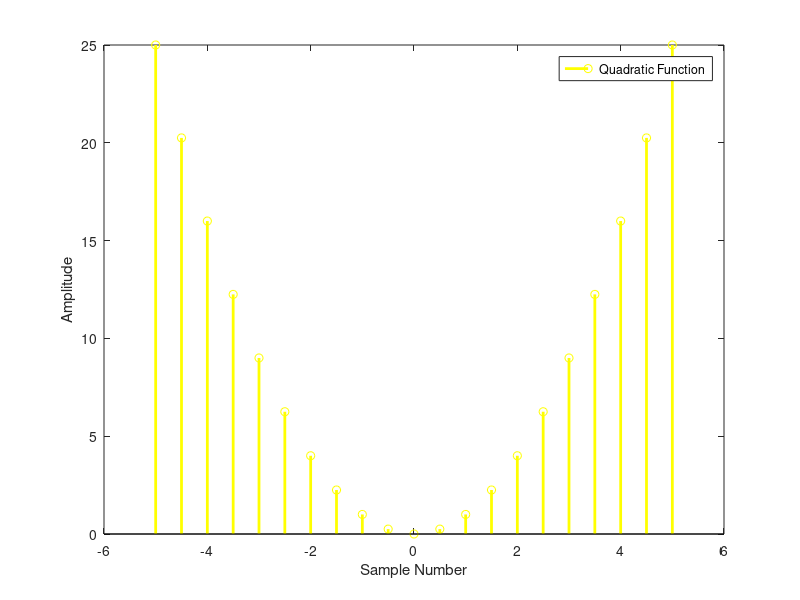

MATLAB code for this plot:
%Quadratic function
t = -5:0.5:5;
x = t.^2;
stem(t,x, 'y', 'LineWidth', 2);
legend('Quadratic Function');
xlabel('Sample Number');
ylabel('Amplitude');
